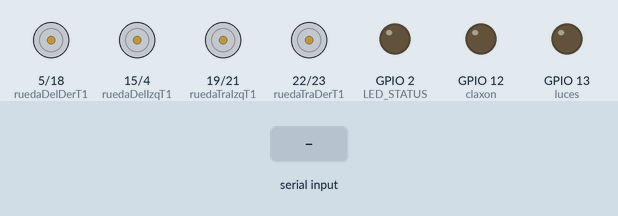
Simulated run of this program. Board: ESP32. On the bench: motor-driver pin pairs drawn as motors (green arrow = first pin HIGH = forward, orange = second pin HIGH = backward, longer = more drive), output pins drawn as LEDs (lit = HIGH). Inputs (shaded band) come from the test bench. Nothing arrives over Bluetooth unless stated; what the program prints to the serial monitor is not drawn.

Above: at 3.3 s.
3.4 s: "A\n" received over the second serial link
At 4.5 s:
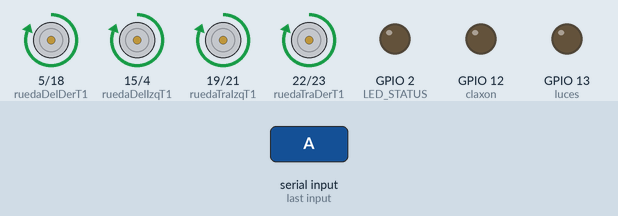
5.1 s: "R\n" received over the second serial link
At 5.9 s:
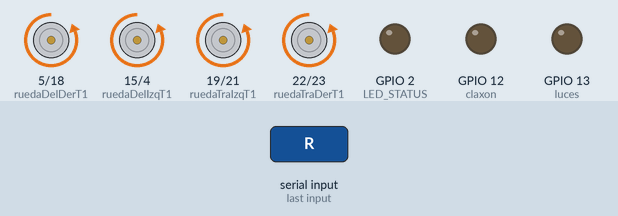
6.8 s: "P\n" received over the second serial link
At 7.3 s:
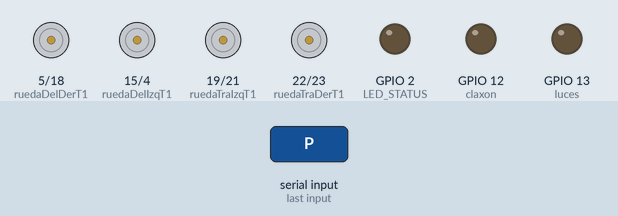
8.4 s: "I\n" received over the second serial link
At 9.8 s:
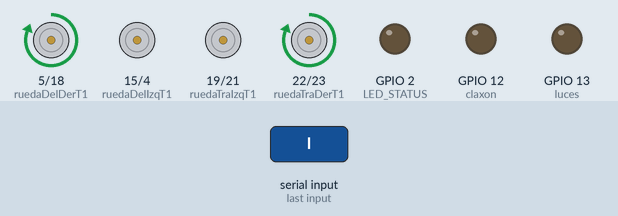
10.1 s: "D\n" received over the second serial link
At 11.2 s:
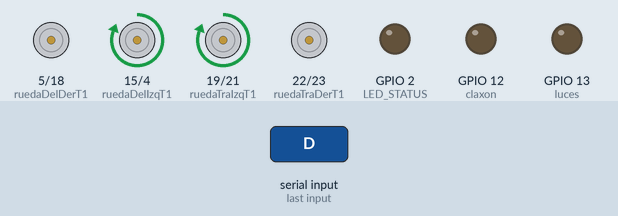
11.8 s: "L\n" received over the second serial link
At 12.5 s:
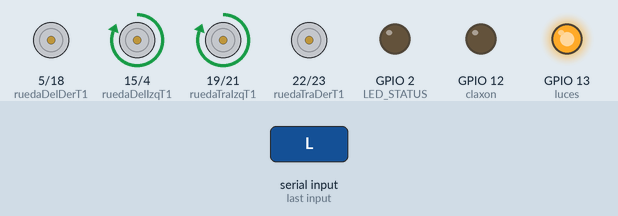
Timing chart, 0 to 14.5 s (numbered marks = the images above; inputs shaded):
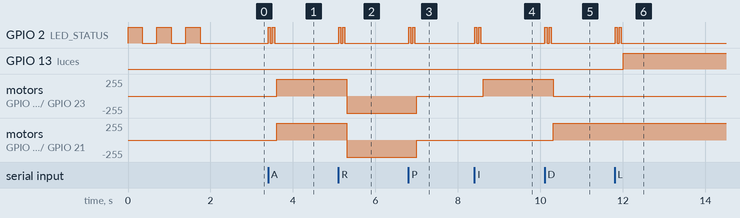

The program:

main.cpp
```cpp
#include "utils.h"
#include "bluetooth.h"
#include "control.h"

String version = "1.1.1.2"; // Proyecto, Mejora, Corrección, Bug

void setup() {
  Bluetooth::iniciar();

  Utils::imprimirSerial("Iniciando sistema...", "cyan");

  Utils::iniciar();

  Utils::imprimirSerial("Sistema iniciado correctamente", "verde");
}

void loop() {
  Bluetooth::manejar();
  delay(100); // Espera para evitar saturar el loop
}
```

bluetooth.h
```cpp
#ifndef BLUETOOTH_H
  #define BLUETOOTH_H
  #include <BluetoothSerial.h>

  class Bluetooth {
    public:
      static void iniciar();
      static void manejar();
      static String leerComando();
  };

#endif
```

control.h
```cpp
#ifndef CONTROL_H
  #define CONTROL_H

  class Control {
    public:
      static void iniciar();
      static void moverRuedas(char ruedasIzq, char ruedasDer); // 'A' Adelante 'R' Reversa 'D' Detener
      static void testGeneral();
  };

#endif
```

utils.h
```cpp
#ifndef UTILS_H
  #define UTILS_H
  #include <Arduino.h>

  #define ruedaDelIzqT1 15
  #define ruedaDelIzqT2 4
  #define ruedaDelDerT1 5
  #define ruedaDelDerT2 18

  #define ruedaTraIzqT1 19
  #define ruedaTraIzqT2 21
  #define ruedaTraDerT1 22
  #define ruedaTraDerT2 23

  #define luces 13
  #define claxon 12
  #define LED_STATUS 2

  extern bool DEBUG;

  class Utils {
    public:
      static void iniciar();
      static void imprimirSerial(String mensaje, String color = "blanco");
      static void blinkPin(int pin, int times, int delayTime);
      static void manejoLed(int pin, int tiempo, int frecuencia);
  };

#endif
```

bluetooth.cpp
```cpp
#include "bluetooth.h"
#include "utils.h"
#include "control.h"

BluetoothSerial SerialBT; // Crear instancia de BluetoothSerial

bool estadoLuces = false;

void Bluetooth::iniciar() {
  Serial.begin(115200);
  SerialBT.begin("Anvil");
  while (!Serial) {
    Utils::blinkPin(LED_STATUS, 2, 750); // Esperar a que la conexión serial esté lista
    Utils::imprimirSerial("Esperando conexión serial...", "amarillo");
    delay(100);
  }
  Utils::imprimirSerial("\nBluetooth iniciado");
}

void Bluetooth::manejar() {
  if (SerialBT.available()) {
    String comando = Bluetooth::leerComando();
    Utils::blinkPin(LED_STATUS, 2, 50); // Parpadear LED de estado al recibir un comando
    if (comando == "A") {
      Utils::imprimirSerial("Adelante", "cyan");
      Control::moverRuedas('A', 'A'); // Mover ruedas adelante
    } else if (comando == "R") {
      Utils::imprimirSerial("Reversa", "cyan");
      Control::moverRuedas('R', 'R'); // Mover ruedas en reversa
    } else if (comando == "P") {
      Utils::imprimirSerial("Parar", "cyan");
      Control::moverRuedas('D', 'D'); // Detener ruedas
    } else if (comando == "I") {
      Utils::imprimirSerial("Izquierda", "cyan");
      Control::moverRuedas('D', 'A'); // Mover ruedas a la izquierda
    } else if (comando == "D") {
      Utils::imprimirSerial("Derecha", "cyan");
      Control::moverRuedas('A', 'D'); // Mover ruedas a la derecha
    } else if (comando == "L") {
      estadoLuces = !estadoLuces; // Cambiar estado de las luces
      estadoLuces ? Utils::imprimirSerial("Luces encendidas", "cyan") : Utils::imprimirSerial("Luces apagadas", "cyan"); // Cambiar estado de las luces
      digitalWrite(luces, estadoLuces); // Encender luces
    } else if (comando == "C") {
      Utils::imprimirSerial("Claxon activado", "cyan");
      Utils::blinkPin(claxon, 3, 300); // Activar claxon
    } else if (comando == "T") {
      Utils::imprimirSerial("Test general de control", "cyan");
      Control::testGeneral(); // Ejecutar test general de control
    } else {
      Utils::imprimirSerial("Comando no reconocido: [" + comando + "]", "rojo"); // Comando no reconocido
    }
  }
}

String Bluetooth::leerComando() {
  String comando = "";
  while (SerialBT.available()) {
    char c = SerialBT.read();
    if (c == '\n' || c == '\r') {
      if (comando.length() > 0) {
        return comando; // Retornar el comando completo
      }
    } else {
      comando += c; // Agregar caracter al comando
    }
  }
  return ""; // Retornar cadena vacía si no hay comando
}
```

control.cpp
```cpp
#include "control.h"
#include "utils.h"

void Control::iniciar() {
  Utils::imprimirSerial("Control iniciado", "verde");
}

void Control::moverRuedas(char ruedasIzq, char ruedasDer) {
  // Mover las ruedas según los comandos recibidos
  if (ruedasIzq == 'A') {
    digitalWrite(ruedaDelIzqT1, HIGH);
    digitalWrite(ruedaTraIzqT1, HIGH);
    digitalWrite(ruedaDelIzqT2, LOW);
    digitalWrite(ruedaTraIzqT2, LOW);
  } else if (ruedasIzq == 'R') {
    digitalWrite(ruedaDelIzqT1, LOW);
    digitalWrite(ruedaTraIzqT1, LOW);
    digitalWrite(ruedaDelIzqT2, HIGH);
    digitalWrite(ruedaTraIzqT2, HIGH);
  } else {
    digitalWrite(ruedaDelIzqT1, LOW);
    digitalWrite(ruedaTraIzqT1, LOW);
    digitalWrite(ruedaDelIzqT2, LOW);
    digitalWrite(ruedaTraIzqT2, LOW);
  }

  if (ruedasDer == 'A') {
    digitalWrite(ruedaDelDerT1, HIGH);
    digitalWrite(ruedaTraDerT1, HIGH);
    digitalWrite(ruedaDelDerT2, LOW);
    digitalWrite(ruedaTraDerT2, LOW);
  } else if (ruedasDer == 'R') {
    digitalWrite(ruedaDelDerT1, LOW);
    digitalWrite(ruedaTraDerT1, LOW);
    digitalWrite(ruedaDelDerT2, HIGH);
    digitalWrite(ruedaTraDerT2, HIGH);
  } else {
    digitalWrite(ruedaDelDerT1, LOW);
    digitalWrite(ruedaTraDerT1, LOW);
    digitalWrite(ruedaDelDerT2, LOW);
    digitalWrite(ruedaTraDerT2, LOW);
  }
}

void Control::testGeneral() {
  Utils::imprimirSerial("Ejecutando test general de control", "cyan");

  // Prueba de luces
  Utils::imprimirSerial("Probando luces...");
  digitalWrite(luces, HIGH);
  delay(2000);
  digitalWrite(luces, LOW);

  // Prueba de claxon
  Utils::imprimirSerial("Probando claxon...");
  digitalWrite(claxon, HIGH);
  delay(500);
  digitalWrite(claxon, LOW);

  // Prueba de ruedas
  Utils::imprimirSerial("Probando ruedas adelante...", "amarillo");
  moverRuedas('A', 'A');
  delay(2000);
  moverRuedas('D', 'D'); // Detener ruedas
  delay(1000);

  Utils::imprimirSerial("Probando ruedas reversa...", "amarillo");
  moverRuedas('R', 'R');
  delay(2000);
  moverRuedas('D', 'D'); // Detener ruedas
  delay(1000);

  Utils::imprimirSerial("Test general completado", "verde");
}
```

utils.cpp
```cpp
#include "utils.h"

bool DEBUG = true;

void Utils::iniciar() {
  // Configuración inicial si es necesario
  pinMode(LED_STATUS, OUTPUT);
  pinMode(ruedaDelIzqT1, OUTPUT);
  pinMode(ruedaDelDerT1, OUTPUT);
  pinMode(ruedaTraIzqT1, OUTPUT);
  pinMode(ruedaTraDerT1, OUTPUT);
  pinMode(ruedaDelIzqT2, OUTPUT);
  pinMode(ruedaDelDerT2, OUTPUT);
  pinMode(ruedaTraIzqT2, OUTPUT);
  pinMode(ruedaTraDerT2, OUTPUT);
  pinMode(luces, OUTPUT);
  pinMode(claxon, OUTPUT);

  digitalWrite(LED_STATUS, LOW); // Asegurarse de que el LED de estado esté apagado al inicio
  digitalWrite(ruedaDelIzqT1, LOW);
  digitalWrite(ruedaDelDerT1, LOW);
  digitalWrite(ruedaTraIzqT1, LOW);
  digitalWrite(ruedaTraDerT1, LOW);
  digitalWrite(ruedaDelIzqT2, LOW);
  digitalWrite(ruedaDelDerT2, LOW);
  digitalWrite(ruedaTraIzqT2, LOW);
  digitalWrite(ruedaTraDerT2, LOW);
  digitalWrite(claxon, LOW);
  digitalWrite(luces, LOW); // Asegurarse de que las luces estén apagadas al inicio

  Utils::blinkPin(LED_STATUS, 3, 350); // Parpadear el LED de estado al iniciar

  imprimirSerial("Utils iniciados", "verde");
}

void Utils::imprimirSerial(String mensaje, String color) {
  if (DEBUG) {
    if (color == "rojo") {
      Serial.print("\033[31m");
    } else if (color == "verde") {
      Serial.print("\033[32m");
    } else if (color == "amarillo") {
      Serial.print("\033[33m");
    } else if (color == "cyan") {
      Serial.print("\033[36m");
    } else {
      Serial.print("\033[0m");
    }
    Serial.println(mensaje);
    Serial.print("\033[0m"); // Reset color
  }
  /*
  Mensaje regular: Blanco
  Mensaje de error: Rojo
  Mensaje de éxito: Verde
  Mensaje de advertencia: Amarillo
  Mensaje informativo: Cyan
  */
}

void Utils::blinkPin(int pin, int times, int delayTime) {
  for (int i = 0; i < times; i++) {
    digitalWrite(pin, HIGH);
    delay(delayTime);
    digitalWrite(pin, LOW);
    delay(delayTime);
  }
}

void Utils::manejoLed(int pin, int tiempo, int frecuencia) {
  int tiempoEncendido = tiempo / 2;
  int tiempoApagado = tiempo - tiempoEncendido;

  for (int i = 0; i < frecuencia; i++) {
    digitalWrite(pin, HIGH);
    delay(tiempoEncendido);
    digitalWrite(pin, LOW);
    delay(tiempoApagado);
  }
}
```

Measured:
- after the input at 3.4 s, GPIO 2 (LED_STATUS): alternates HIGH for 0.05 s and LOW for 0.05 s, 4 changes in all, then stays LOW, starting at once; motor on GPIO 5 (ruedaDelDerT1) / GPIO 18 (ruedaDelDerT2): stopped → forward 255/255 after 0.20 s
- after the input at 5.1 s, GPIO 2 (LED_STATUS): alternates HIGH for 0.05 s and LOW for 0.05 s, 4 changes in all, then stays LOW, starting at once; motor on GPIO 5 (ruedaDelDerT1) / GPIO 18 (ruedaDelDerT2): forward 255/255 → backward 255/255 after 0.20 s
- after the input at 6.8 s, GPIO 2 (LED_STATUS): alternates HIGH for 0.05 s and LOW for 0.05 s, 4 changes in all, then stays LOW, starting at once; motor on GPIO 5 (ruedaDelDerT1) / GPIO 18 (ruedaDelDerT2): backward 255/255 → stopped after 0.21 s
- after the input at 8.4 s, GPIO 2 (LED_STATUS): alternates HIGH for 0.05 s and LOW for 0.05 s, 4 changes in all, then stays LOW, starting at once; motor on GPIO 5 (ruedaDelDerT1) / GPIO 18 (ruedaDelDerT2), motor on GPIO 22 (ruedaTraDerT1) / GPIO 23 (ruedaTraDerT2): stopped → forward 255/255 after 0.21 s
- after the input at 10.1 s, GPIO 2 (LED_STATUS): alternates HIGH for 0.05 s and LOW for 0.05 s, 4 changes in all, then stays LOW, starting at once; motor on GPIO 5 (ruedaDelDerT1) / GPIO 18 (ruedaDelDerT2): forward 255/255 → stopped after 0.21 s
- after the input at 11.8 s, GPIO 2 (LED_STATUS): alternates HIGH for 0.05 s and LOW for 0.05 s, 4 changes in all, then stays LOW, starting at once; GPIO 13 (luces): LOW → HIGH after 0.21 s
